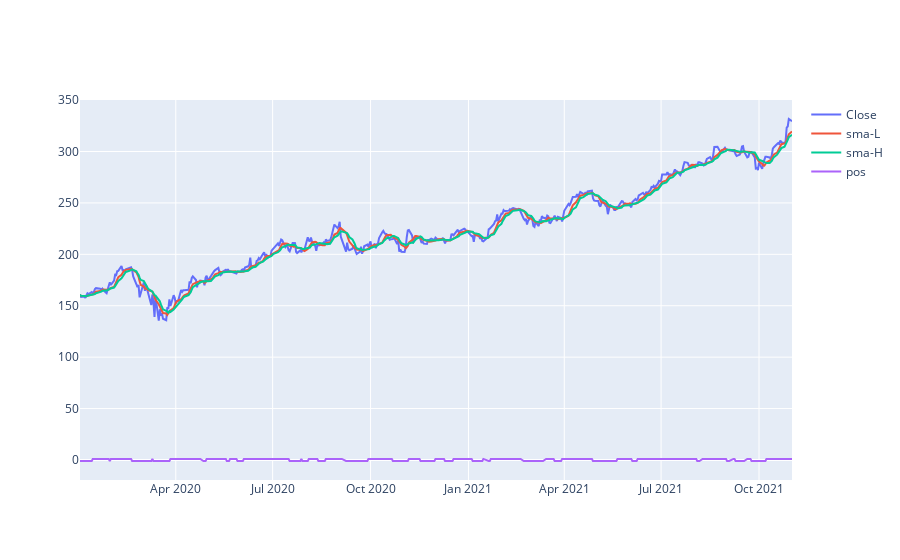
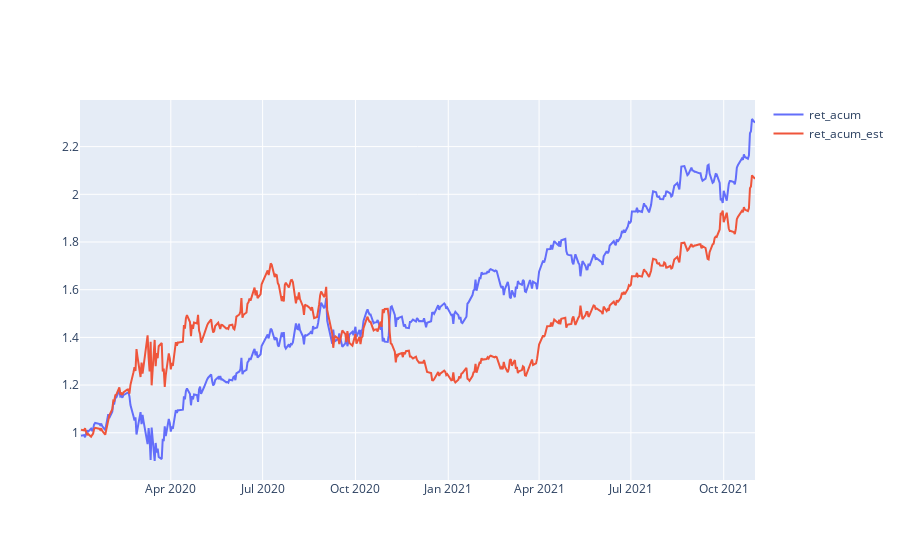

Notebook code for these charts, in order:
### Code cell
print(f"################### ETC-USD ####################")
data = yf.download("MSFT",interval='1d',start='2020-01-01',end='2021-11-30')
data = data.fillna(method='bfill')
data = data.fillna(method='ffill')
val = estrategia(data['2020-01-01':'2021-11-01'],'sma',7,10,True)
cagr_hold = get_meashures_n(data['2018-01-01':'2021-11-01'])

### Figure 1 — Plotly figure (JSON) as saved in the notebook; plotly's stock layout.template omitted (floating-point values rounded to 4 significant figures; data arrays with more than 128 entries replaced by an {"elided": "..."} marker saying what was removed)
{"data": [{"name": "Close", "type": "scatter", "x": {"elided": "463 str values"}, "y": {"elided": "463 float values"}}, {"name": "sma-L", "type": "scatter", "x": {"elided": "463 str values"}, "y": {"elided": "463 float values"}}, {"name": "sma-H", "type": "scatter", "x": {"elided": "463 str values"}, "y": {"elided": "463 float values"}}, {"name": "pos", "type": "scatter", "x": {"elided": "463 str values"}, "y": {"elided": "463 int values"}}], "layout": {}}

### Figure 2 — Plotly figure (JSON) as saved in the notebook; plotly's stock layout.template omitted (floating-point values rounded to 4 significant figures; data arrays with more than 128 entries replaced by an {"elided": "..."} marker saying what was removed)
{"data": [{"name": "ret_acum", "type": "scatter", "x": {"elided": "463 str values"}, "y": {"elided": "463 float values"}}, {"name": "ret_acum_est", "type": "scatter", "x": {"elided": "463 str values"}, "y": {"elided": "463 float values"}}], "layout": {}}
